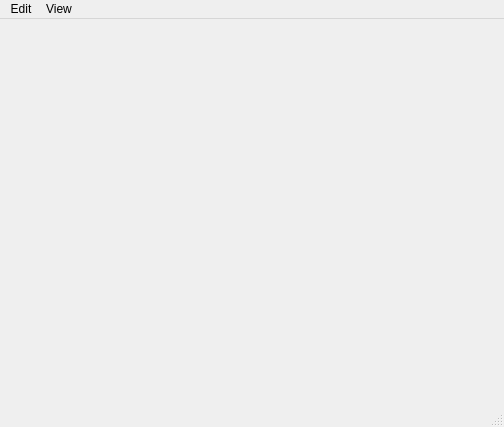
<?xml version="1.0" encoding="UTF-8"?>
<ui version="4.0">
 <class>MainWindow</class>
 <widget class="QMainWindow" name="MainWindow">
  <property name="geometry">
   <rect>
    <x>0</x>
    <y>0</y>
    <width>504</width>
    <height>427</height>
   </rect>
  </property>
  <property name="windowTitle">
   <string>MainWindow</string>
  </property>
  <widget class="QWidget" name="centralWidget">
   <layout class="QHBoxLayout" name="horizontalLayout">
    <item>
     <widget class="MainWidget" name="widget" native="true">
      <property name="sizePolicy">
       <sizepolicy hsizetype="Expanding" vsizetype="Preferred">
        <horstretch>0</horstretch>
        <verstretch>0</verstretch>
       </sizepolicy>
      </property>
      <property name="minimumSize">
       <size>
        <width>480</width>
        <height>360</height>
       </size>
      </property>
     </widget>
    </item>
   </layout>
  </widget>
  <widget class="QMenuBar" name="menuBar">
   <property name="geometry">
    <rect>
     <x>0</x>
     <y>0</y>
     <width>504</width>
     <height>22</height>
    </rect>
   </property>
   <widget class="QMenu" name="menuAdd">
    <property name="title">
     <string>Edit</string>
    </property>
    <addaction name="actionBatch_visualization"/>
    <addaction name="actionProceed_optimization"/>
    <addaction name="actionClear_all_data"/>
   </widget>
   <widget class="QMenu" name="menuView">
    <property name="title">
     <string>View</string>
    </property>
   </widget>
   <addaction name="menuAdd"/>
   <addaction name="menuView"/>
  </widget>
  <widget class="QStatusBar" name="statusBar"/>
  <action name="actionBatch_visualization">
   <property name="text">
    <string>Batch visualization</string>
   </property>
  </action>
  <action name="actionProceed_optimization">
   <property name="text">
    <string>Proceed optimization</string>
   </property>
   <property name="shortcut">
    <string>Ctrl+Return</string>
   </property>
  </action>
  <action name="actionClear_all_data">
   <property name="text">
    <string>Clear all data</string>
   </property>
  </action>
 </widget>
 <layoutdefault spacing="6" margin="11"/>
 <customwidgets>
  <customwidget>
   <class>MainWidget</class>
   <extends>QWidget</extends>
   <header>mainwidget.h</header>
   <container>1</container>
  </customwidget>
 </customwidgets>
 <resources/>
 <connections/>
</ui>
